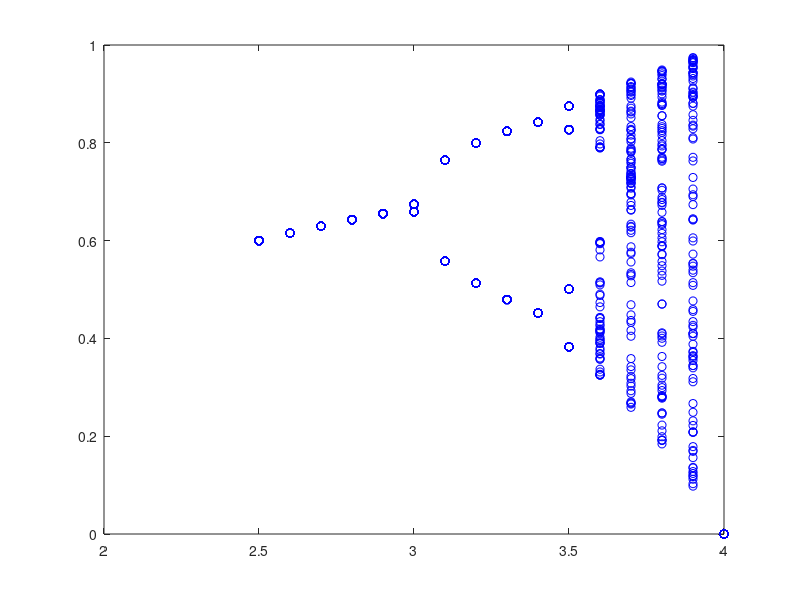

Recreate this plot in MATLAB.
clear;
close all;
N = 1000;
x = zeros(N,1);
for a = 2.5:0.1:4
    x(1) = 0.5;
    for n=2:N
        x(n) = a*x(n-1)*(1-x(n-1));
    end
    plot(a,x(900:end),'bo')
    hold on
end